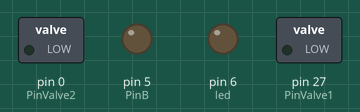
Recording of a sketch running on a simulated Arduino Mega 2560, built with avr-gcc and run on an emulated ATmega2560. Parts: switched loads named in the sketch (green lamp = pin HIGH), output pins drawn as LEDs (lit = HIGH).

Above: at 0.1 s.
At 2.1 s:
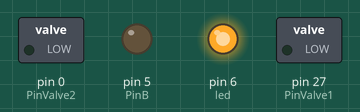
Timing chart, 0 to 3.6 s (numbered marks = the images above):
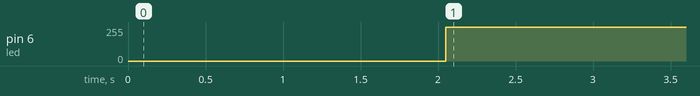

The sketch:

Irrigacion.ino
```cpp
  // Sensor de Humedad

  // Conectamos el sensor de la siguiente forma:
  // GND    -> GND
  // VCC    -> 5V
  // DAT    -> A0


  int PinValve1 = 27;//// select the input pin for the VALVULA 1
  int PinValve2 = 0;//// select the input pin for the VALVULA 2
  int PinB = 5; //// select the input pin for the BOMBA
  int PinTemp = 40;// select the input pin for the Temperature
  int PinHum1 = 44;// select the input pin for the Sensor humedad 1
  int PinHum2= 48;// select the input pin for the Sensor humedad 1
  int PinLuz = 42; // select the input pin for the LDR
  int PinFLujo = 15; // select the input pin for the Flujo
  int led = 6;
  short int Available_options=5; //variable para establecer las opciones disponibles del arduino

  volatile int flow_frequency; // Measures flow sensor pulses
  unsigned int l_hour; // Calculated litres/hour
  unsigned char flowsensor = 2; // Sensor Input                           amarillo
  unsigned long currentTime;
  unsigned long cloopTime;
  String Dato="";
  void flow () // Interrupt function
  {
    flow_frequency++;
  }


  ////////////////////////////////////////////////////////////////////////////////////////////////////////////////////////////////////

  void setup() {
    pinMode(PinValve1, OUTPUT);
    pinMode(PinValve2, OUTPUT);
    pinMode(PinB,OUTPUT);
    pinMode(led,OUTPUT);
    pinMode(flowsensor, INPUT);
    pinMode(PinTemp, INPUT);
    pinMode(PinHum1,INPUT);
    pinMode(PinHum2, INPUT);
    delay(2000);
    digitalWrite(flowsensor, HIGH); // Optional Internal Pull-Up
   // attachInterrupt(0, flow, RISING); // Setup Interrupt
   // sei(); // Enable interrupts
    currentTime = millis();
    cloopTime = currentTime;
                        //Estado Inicial de MEF (todo apagado)
    digitalWrite(PinB, LOW);
    digitalWrite(PinValve1, LOW);
    digitalWrite(PinValve2, LOW);
    digitalWrite(led, LOW);
    Serial1.begin(9600);
  }


  void Abre_Valvula(int pin) {
    digitalWrite(pin, HIGH);   // Aplicamos 5v al interruptor
  }
  void Cierra_Valvula(int pin) {
    digitalWrite(pin, LOW);   // Aplicamos 0v al interruptor
  }

  void Enciende_Bomba(int pin) {
    digitalWrite(pin, HIGH);   // Aplicamos 5v al interruptor
  }
  void Apaga_Bomba(int pin) {
    digitalWrite(pin, LOW);   // Aplicamos 0v al interruptor
  }

  String Intensidad_Luz(int pin) {
  //Serial.println("Welcome to TechPonder LDR Tutorial");
  int sensorValue = 0; // variable to store the value coming from the sensor
  sensorValue = analogRead(pin);
  // if (sensorValue < 880){ //4.29 volts
  // }
  // delay 10ms to let the ADC recover:
  delay(1);
  // SendData(sensorValue);
  String thisString = String(sensorValue);
    return thisString;
}

String Intensidad_Temp(int pin) { //obtenemos el valor del ADC
  int tempC=0;
  tempC = analogRead(pin);
  delay(1);
  String thisString = String(tempC);
    return thisString;
    }

float Flujo_Agua(int pin) {
  currentTime = millis();
    // Every second, calculate and print litres/hour
  if (currentTime >= (cloopTime + 1000))
  {
      cloopTime = currentTime; // Updates cloopTime
      // Pulse frequency (Hz) = 7.5Q, Q is flow rate in L/min.
      l_hour = (flow_frequency * 60 / 7.5); // (Pulse frequency x 60 min) / 7.5Q = flowrate in L/hour
      flow_frequency = 0; // Reset Counter

    }
    return l_hour;
  }


  String Humedad(int pin) {
    int Valor=0;
    //Serial.print("Sensor de Humedad valor:");
    Valor = analogRead(pin);
    // //Serial.print(Valor);
    // if (Valor <= 300);
    //   //Serial.println(" Encharcado");
    //   if ((Valor > 300) and (Valor <= 700));
    //     // Serial.println(" Humedo, no regar");
    //     if (Valor > 700);
    //       // Serial.println(" Seco, necesitas regar");
    // delay 10ms to let the ADC recover:
    delay(1);
    // Serial.println("Humedad");
    // Serial.print(Valor);
    String thisString = String(Valor);
    return thisString;
  }


  void blink(){
digitalWrite(led, HIGH);   // Aplicamos 5v al interruptor
delay (5);
digitalWrite(led, LOW);   // Aplicamos 5v al interruptor

}


int ReceiveData(){
  int incomingByte=0;
  blink();
 if (Serial.available() > 0) {
  incomingByte=Serial.parseInt();
  }
  Serial.flush();
  return incomingByte;
}


void SendData(String dato){
  Serial1.println(dato);//enviamos un byte
  blink();
}

// int ReceiveData(){
//    while (Serial1.available() > 0) {
//     // look for the next valid integer in the incoming serial stream:
//     int data = Serial1.parseInt();
//     // look for the newline. That's the end of your
//     // sentence:
//     if (Serial1.read() == '\n') {
//     //Serial.println("DATO recibido:");
//      // Serial.println(red);
//      return data;
//     }
//   }
//   return 0;
// }

void AdministrarValvulas(){ //funcion para abrir y cerrar valvulas dependiento del valor recibido en el UART
  int option=0;

  option=ReceiveData();
  Serial.println(option);
  switch (option){
    case 1:
    Abre_Valvula(PinValve1);
    break;
    case 2:
    Cierra_Valvula(PinValve1);
    break;
    case 3:
    Abre_Valvula(PinValve2);
    break;
    case 4:
    Cierra_Valvula(PinValve2);
    break;
    default:
    AdministrarValvulas();
    break;
  }


}


  ////////////////////////////////main /////////////////////////////////
  void loop() {
 int var=0 ;                                                                                  ;
  var=ReceiveData();
  if (var<Available_options || var==0){
    switch (var) {
    case 1://Abre valvula 1
    AdministrarValvulas();
    break;
      case 2://'5'://Sensar Temperatura
      SendData(Humedad(PinHum1));
      break;
      case 3://'5'://Sensar Temperatura
      SendData(Humedad(PinHum2));
      break;
      case 4://'5'://Sensar Temperatura
      SendData(Intensidad_Luz(PinLuz));
      break;
      case 5://'5'://Sensar Temperatura
      SendData(Intensidad_Temp(PinTemp));
      break;
     // case 9://'5'://Sensar flujo
      //Flujo_Agua(PinFLujo);
      //break;
      default:
      break;
    }

  }else{
      SendData ("551"); //codigo 70 significa seleccion invalida
    }


//Solo se envian los datos solicitados
 }
```

Measured:
- by itself, pin 6 (led): 0/255 → 254/255 at 2.1 s
